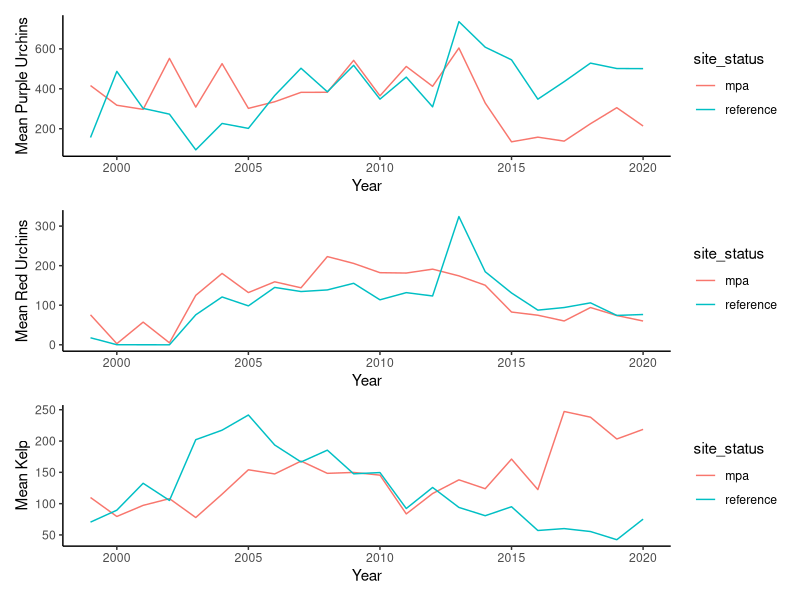

R code for this plot: (Note: this script raises an error after producing the figure.)
## ---- chunk 1
knitr::opts_chunk$set(echo = TRUE)
library(here)
library(tidyverse)
library(patchwork)
## ---- chunk 2

raw_data <- read_csv(here("MLPA_swath_site_means.csv"))


initial_fig_data <- raw_data %>% 
  filter(campus == "UCSB") %>% 
  select(c("survey_year", "site", "latitude", "longitude", "site_status", 
           "den_STRPURAD", "den_MESFRAAD", "den_MACPYRAD", "den_MACSTIPES")) %>% 
  group_by(survey_year, site_status) %>% 
  mutate(mean_purp = mean(den_STRPURAD),
            mean_red = mean(den_MESFRAAD),
         mean_stipe = mean(den_MACSTIPES),
         mean_mac = mean(den_MACPYRAD)) %>% 
  ungroup() %>% 
  separate(col = site, into = c('island', 'site'), sep = '_') %>% 
  filter(island %in% c("ANACAPA", "SCI", "SRI", "SMI"))

## ---- chunk 3

a <- ggplot(data = initial_fig_data) +
  geom_line(aes(x = survey_year, y = mean_purp, color = site_status)) +
  theme_classic() +
  xlab("Year")+
  ylab("Mean Purple Urchins")

b <- ggplot(data = initial_fig_data) +
  geom_line(aes(x = survey_year, y = mean_red, color = site_status)) +
  theme_classic()+
  xlab("Year")+
  ylab("Mean Red Urchins")

c <- ggplot(data = initial_fig_data) +
  geom_line(aes(x = survey_year, y = mean_stipe, color = site_status)) +
  theme_classic()+
  xlab("Year")+
  ylab("Mean Kelp")


a/b/c



## ---- chunk 4

m <- lm(den_STRPURAD ~ mpa_status, data = initial_fig_data)
summary(m)

k <- lm(den_MACSTIPES ~ den_STRPURAD + mpa_status + island + den_STRPURAD:mpa_status + den_STRPURAD:island, 
        data = initial_fig_data)
summary(k)

